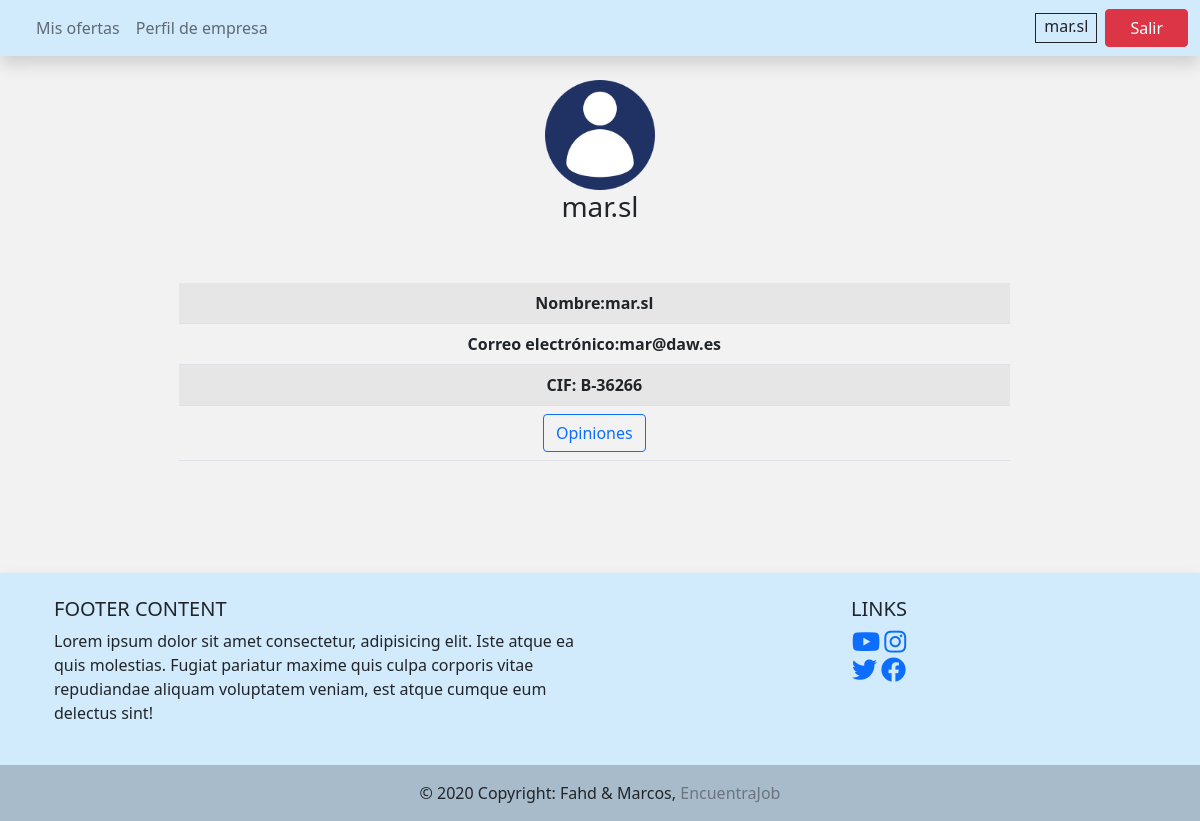
The app's page /ver_perfil_empresa.php (signed in) with its own data.
### tables this page shows
CREATE TABLE `empresas` (
  `id_empresa` varchar(10) NOT NULL,
  `id_usuario` int(10) NOT NULL,
  `email` varchar(20) NOT NULL,
  `cif` varchar(20) DEFAULT NULL
);

CREATE TABLE `usuarios` (
  `id_usuario` int(10) NOT NULL,
  `rol` varchar(15) NOT NULL,
  `nombre_usuario` varchar(25) NOT NULL,
  `email` varchar(20) NOT NULL,
  `password` varchar(15) NOT NULL
);

### ver_perfil_empresa.php (the view, shortened to what this page needs)
<?php
$conn = conexion();
$id = $_SESSION['id_user'];
$sql_crear="SELECT * FROM empresas emp INNER JOIN usuarios us ON emp.id_usuario = us.id_usuario WHERE emp.id_usuario = '$id' ";
if($rs = $conn->query($sql_crear)){
 $datos = $rs->fetch_assoc();
}
?>
<!doctype html>
<html lang="es">
  <head>
    <link href="css/bootstrap.min.css" rel="stylesheet" >
    <link href="fontawesome/css/all.min.css" rel="stylesheet" />
  </head>
  <body style="background-color: #f2f2f2;">
  <nav class="navbar navbar-expand-lg navbar-light shadow" style="background-color: #D1EAFC;">
    <div class="container-fluid">
  <div class="collapse navbar-collapse" id="navbarNav">
        <ul class="navbar-nav">
          <li class="nav-item">
            <a class="nav-link" href="#"></a>
          </li>
          <li class="nav-item">
            <a class="nav-link " href="vista_empresa.php">Mis ofertas</a>
          </li>
          <li class="nav-item">
            <a class="nav-link" href="ver_perfil_empresa.php">Perfil de empresa</a>
          </li>
        </ul>
      </div>
  <ul class="navbar-nav ">
    <p class="px-2 m-1 mx-2 border border-dark"><?=$_SESSION['nombre'] ;?></p>
    <li class="nav-item">
      <a href="logout.php" class="btn btn-danger px-4">Salir</a>
    </li>
  </ul>
      </div>
  </nav>
        <div class="container text-center" >
            <br>
              <a data-toggle="modal" data-target="#myModal"><img src="img/perfil.png" alt="aboutme" width="110" height="110"></a>
          <section class=" row">
            <h3><?=$datos['nombre_usuario'];?></h3><br>
          <article style="margin-left: 12%; margin-right: 15%" class="col-sm-9 col-md-9 col-lg-9">
            <h6>&nbsp;</h6><br>
                <table class="table table-striped">
                    <tr><th>Nombre:<?=$datos['nombre_usuario'];?></th></tr>
                    <tr><th>Correo electrónico:<?=$datos['email'];?></th></tr>
                    <tr><th>CIF: <?=$datos['cif'];?></th></tr>
                    <tr><th><a href="opiniones_empresa.php?id_empresa1=<?=$datos['id_empresa'];?>" ><button class="btn btn-outline-primary">Opiniones</button></a></th></tr>
                </table>
        </article>
	    	</section>
	    </div>
      <br><br><br><br>
  <footer class="text-center text-lg-start shadow" style="background-color: #D1EAFC;">
  <div class="container p-4">
    <div class="row">
      <div class="col-lg-6 col-md-12 mb-4 mb-md-0">
        <h5 class="text-uppercase">Footer Content</h5>
        <p>
          Lorem ipsum dolor sit amet consectetur, adipisicing elit. Iste atque ea quis
          molestias. Fugiat pariatur maxime quis culpa corporis vitae repudiandae aliquam
          voluptatem veniam, est atque cumque eum delectus sint!
        </p>
      </div>
      <div class="col-lg-6 col-md-12 mb-4 mb-md-0">
        <h5 class="text-uppercase text-center">Links</h5>
        <ul class="list-unstyled mb-0 text-center">
          <li>
            <a href="https://www.youtube.com/watch?v=FwhKhecN-1E" ><i class="fab fa-youtube" style="font-size:25px;" ></i></a>
            <a href="https://www.instagram.com/usal" ><i class="fab fa-instagram" style="font-size:25px;" ></i></a>
          </li>
          <li>
            <a href="https://www.twitter.com/usal"><i class="fab fa-twitter" style="font-size:25px;" ></i></a>
            <a href="https://www.facebook.com/" ><i class="fab fa-facebook" style="font-size:25px;" ></i></a>
          </li>
        </ul>
      </div>
    </div>
  </div>
  <div class="text-center p-3" style="background-color: rgba(0, 0, 0, 0.2)">
    © 2020 Copyright: Fahd & Marcos,
    <a class="text-muted" style="text-decoration:none">EncuentraJob</a>
  </div>
</footer>
  </body>
</html>

### records on screen
empresas: id_usuario.nombre_usuario "mar.sl", id_usuario.email "mar@daw.es", cif "B-36266"

### other values on screen
$_SESSION['nombre'] "mar.sl"
